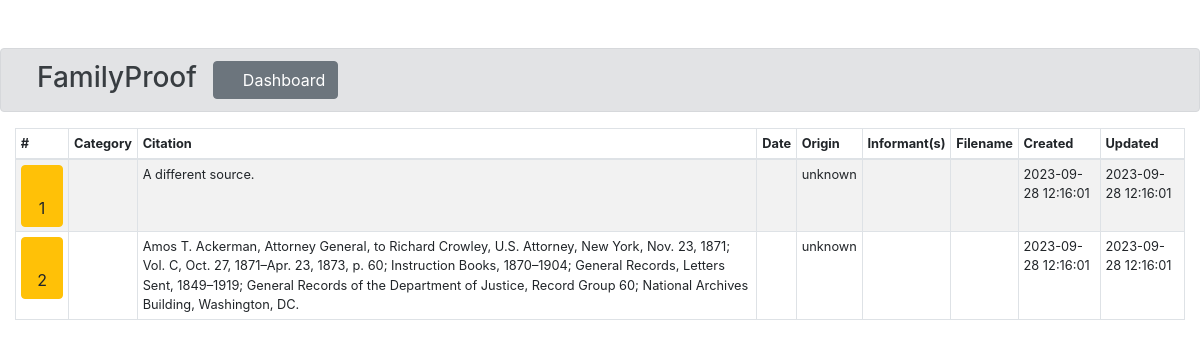
Screenshot of /app/sources.php with the database file from the repository.
### tables this page shows
CREATE TABLE sources (
    id INT NOT NULL PRIMARY KEY AUTO_INCREMENT,
    category VARCHAR(100),
    citation TEXT NOT NULL,
    sourcedate VARCHAR(10),
    provenance ENUM('original', 'derived', 'authored', 'unknown') NOT NULL DEFAULT 'unknown',
    informants VARCHAR(255),
    mediaurl TEXT,
    created DATETIME DEFAULT CURRENT_TIMESTAMP,
    lastmodified DATETIME DEFAULT CURRENT_TIMESTAMP ON UPDATE CURRENT_TIMESTAMP
);

### app/sources.php (the view, shortened to what this page needs)
<!DOCTYPE html>
<html lang="en">
<head>
    <?php require_once "stylesheets.php"; ?>
</head>
<body>
    <?php require_once "header.php"; ?>
    <div class="wrapper">
        <div class="container-fluid">
        <?php
        $sql = "SELECT * FROM sources ORDER BY category, sourcedate";
            if($result = mysqli_query($link, $sql)) {
                if(mysqli_num_rows($result) > 0){
                    echo '<table class="table table-bordered table-striped table-sm" style="font-size: 0.8rem !important;">';
                    echo "<thead>";
                    echo "<tr>";
                        echo '<th>#</th>';
                        echo "<th>Category</th>";
                        echo '<th>Citation</th>';
                        echo '<th>Date</th>';
                        echo "<th>Origin</th>";
                        echo '<th>Informant(s)</th>';
                        echo '<th>Filename</th>';
                        echo '<th>Created</th>';
                        echo '<th>Updated</th>';
                    echo "</tr>";
                    echo "</thead>";
                    echo "<tbody>";
                    while($row = mysqli_fetch_array($result)) {
                        echo '<tr>';
                        if(isset($researchlogid)) {
                            echo '<td><a href="researchlog.php?researchlogid='.$researchlogid.'&sourceid='.$row["id"].'" class="btn btn-info"><i class="fa fa-paperclip"></i> '.$row["id"].'</a></td>';
                        } else {
                            echo '<td><a href="newsource.php?id='.$row["id"].'" class="btn btn-warning"><i class="fa fa-pencil"></i> '.$row["id"].'</a></td>';
                        }
                        echo '<td>'.$row["category"].'</td>';
                        echo '<td>'.$row["citation"].'</td>';
                        echo '<td>'.$row["sourcedate"].'</td>';
                        echo '<td>'.$row["provenance"].'</td>';
                        echo '<td>'.$row["informants"].'</td>';
                        echo '<td>'.$row["mediaurl"].'</td>';
                        echo '<td>'.$row["created"].'</td>';
                        echo '<td>'.$row["lastmodified"].'</td>';
                        echo '</tr>';
                    }
                    echo '</tbody></table>';
                }
            } else {
                echo "Ope! Something went wrong.";
            }
        ?>
        </div>
    </div>
</body>
</html>

### app/stylesheets.php (style rules this page uses)
.wrapper { width: 1200px; margin: 0 auto; }

### rows the page displays
sources: id "1", citation "A different source.", provenance "unknown", created "2023-09-28 12:16:01", lastmodified "2023-09-28 12:16:01"
sources: id "2", citation "Amos T. Ackerman, Attorney General, to Richard Crowley, U.S. Attorney, New York, Nov. 23, 1871; Vol. C, Oct. 27, 1871–Apr. 23, 1873, p. 60; Instruction Books, 1870–1904; General Records, Letters Sent, 1849–1919; General Records of the Department of Justice, Record Group 60; National Archives Building, Washington, DC.", provenance "unknown", created "2023-09-28 12:16:01", lastmodified "2023-09-28 12:16:01"
